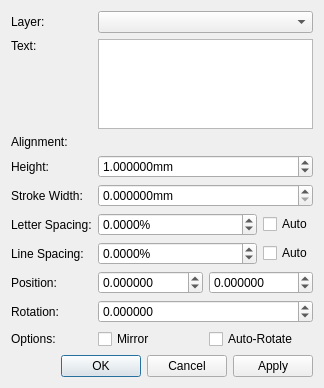
<?xml version="1.0" encoding="UTF-8"?>
<ui version="4.0">
 <class>librepcb::StrokeTextPropertiesDialog</class>
 <widget class="QDialog" name="librepcb::StrokeTextPropertiesDialog">
  <property name="geometry">
   <rect>
    <x>0</x>
    <y>0</y>
    <width>324</width>
    <height>388</height>
   </rect>
  </property>
  <property name="windowTitle">
   <string>Stroke Text Properties</string>
  </property>
  <layout class="QVBoxLayout" name="verticalLayout">
   <item>
    <layout class="QFormLayout" name="formLayout">
     <item row="0" column="0">
      <widget class="QLabel" name="label">
       <property name="text">
        <string>Layer:</string>
       </property>
      </widget>
     </item>
     <item row="0" column="1">
      <widget class="QComboBox" name="cbxLayer"/>
     </item>
     <item row="1" column="0">
      <widget class="QLabel" name="label_2">
       <property name="sizePolicy">
        <sizepolicy hsizetype="Preferred" vsizetype="Fixed">
         <horstretch>0</horstretch>
         <verstretch>0</verstretch>
        </sizepolicy>
       </property>
       <property name="text">
        <string>Text:</string>
       </property>
      </widget>
     </item>
     <item row="1" column="1">
      <widget class="QPlainTextEdit" name="edtText"/>
     </item>
     <item row="2" column="0">
      <widget class="QLabel" name="label_7">
       <property name="text">
        <string>Alignment:</string>
       </property>
      </widget>
     </item>
     <item row="2" column="1">
      <widget class="librepcb::AlignmentSelector" name="alignmentSelector" native="true"/>
     </item>
     <item row="3" column="0">
      <widget class="QLabel" name="label_6">
       <property name="text">
        <string>Height:</string>
       </property>
      </widget>
     </item>
     <item row="3" column="1">
      <widget class="QDoubleSpinBox" name="spbHeight">
       <property name="suffix">
        <string>mm</string>
       </property>
       <property name="decimals">
        <number>6</number>
       </property>
       <property name="minimum">
        <double>0.010000000000000</double>
       </property>
       <property name="maximum">
        <double>999.000000000000000</double>
       </property>
       <property name="singleStep">
        <double>0.100000000000000</double>
       </property>
       <property name="value">
        <double>1.000000000000000</double>
       </property>
      </widget>
     </item>
     <item row="8" column="0">
      <widget class="QLabel" name="label_4">
       <property name="text">
        <string>Position:</string>
       </property>
      </widget>
     </item>
     <item row="8" column="1">
      <layout class="QHBoxLayout" name="horizontalLayout">
       <item>
        <widget class="QDoubleSpinBox" name="spbPosX">
         <property name="decimals">
          <number>6</number>
         </property>
         <property name="minimum">
          <double>-9999.000000000000000</double>
         </property>
         <property name="maximum">
          <double>9999.000000000000000</double>
         </property>
         <property name="singleStep">
          <double>2.540000000000000</double>
         </property>
        </widget>
       </item>
       <item>
        <widget class="QDoubleSpinBox" name="spbPosY">
         <property name="decimals">
          <number>6</number>
         </property>
         <property name="minimum">
          <double>-9999.000000000000000</double>
         </property>
         <property name="maximum">
          <double>9999.000000000000000</double>
         </property>
         <property name="singleStep">
          <double>2.540000000000000</double>
         </property>
        </widget>
       </item>
      </layout>
     </item>
     <item row="9" column="0">
      <widget class="QLabel" name="label_5">
       <property name="text">
        <string>Rotation:</string>
       </property>
      </widget>
     </item>
     <item row="9" column="1">
      <widget class="QDoubleSpinBox" name="spbRotation">
       <property name="decimals">
        <number>6</number>
       </property>
       <property name="minimum">
        <double>-360.000000000000000</double>
       </property>
       <property name="maximum">
        <double>360.000000000000000</double>
       </property>
       <property name="singleStep">
        <double>45.000000000000000</double>
       </property>
      </widget>
     </item>
     <item row="4" column="0">
      <widget class="QLabel" name="label_3">
       <property name="text">
        <string>Stroke Width:</string>
       </property>
      </widget>
     </item>
     <item row="4" column="1">
      <widget class="QDoubleSpinBox" name="spbxStrokeWidth">
       <property name="suffix">
        <string>mm</string>
       </property>
       <property name="decimals">
        <number>6</number>
       </property>
       <property name="maximum">
        <double>999.000000000000000</double>
       </property>
       <property name="singleStep">
        <double>0.050000000000000</double>
       </property>
      </widget>
     </item>
     <item row="10" column="0">
      <widget class="QLabel" name="label_9">
       <property name="text">
        <string>Options:</string>
       </property>
      </widget>
     </item>
     <item row="10" column="1">
      <layout class="QHBoxLayout" name="horizontalLayout_2">
       <item>
        <widget class="QCheckBox" name="cbxMirrored">
         <property name="text">
          <string>Mirror</string>
         </property>
        </widget>
       </item>
       <item>
        <widget class="QCheckBox" name="cbxAutoRotate">
         <property name="text">
          <string>Auto-Rotate</string>
         </property>
        </widget>
       </item>
      </layout>
     </item>
     <item row="7" column="1">
      <layout class="QHBoxLayout" name="horizontalLayout_3" stretch="1,0">
       <item>
        <widget class="QDoubleSpinBox" name="spbxLineSpacingRatio">
         <property name="suffix">
          <string>%</string>
         </property>
         <property name="decimals">
          <number>4</number>
         </property>
         <property name="minimum">
          <double>-999.990000000000009</double>
         </property>
         <property name="maximum">
          <double>999.990000000000009</double>
         </property>
         <property name="singleStep">
          <double>10.000000000000000</double>
         </property>
        </widget>
       </item>
       <item>
        <widget class="QCheckBox" name="cbxLineSpacingAuto">
         <property name="text">
          <string>Auto</string>
         </property>
        </widget>
       </item>
      </layout>
     </item>
     <item row="7" column="0">
      <widget class="QLabel" name="label_8">
       <property name="text">
        <string>Line Spacing:</string>
       </property>
      </widget>
     </item>
     <item row="6" column="0">
      <widget class="QLabel" name="label_10">
       <property name="text">
        <string>Letter Spacing:</string>
       </property>
      </widget>
     </item>
     <item row="6" column="1">
      <layout class="QHBoxLayout" name="horizontalLayout_4" stretch="1,0">
       <item>
        <widget class="QDoubleSpinBox" name="spbxLetterSpacingRatio">
         <property name="suffix">
          <string>%</string>
         </property>
         <property name="decimals">
          <number>4</number>
         </property>
         <property name="minimum">
          <double>-999.990000000000009</double>
         </property>
         <property name="maximum">
          <double>999.990000000000009</double>
         </property>
         <property name="singleStep">
          <double>5.000000000000000</double>
         </property>
        </widget>
       </item>
       <item>
        <widget class="QCheckBox" name="cbxLetterSpacingAuto">
         <property name="text">
          <string>Auto</string>
         </property>
        </widget>
       </item>
      </layout>
     </item>
    </layout>
   </item>
   <item>
    <widget class="QDialogButtonBox" name="buttonBox">
     <property name="orientation">
      <enum>Qt::Horizontal</enum>
     </property>
     <property name="standardButtons">
      <set>QDialogButtonBox::Apply|QDialogButtonBox::Cancel|QDialogButtonBox::Ok</set>
     </property>
    </widget>
   </item>
  </layout>
 </widget>
 <customwidgets>
  <customwidget>
   <class>librepcb::AlignmentSelector</class>
   <extends>QWidget</extends>
   <header>widgets/alignmentselector.h</header>
   <container>1</container>
  </customwidget>
 </customwidgets>
 <resources/>
 <connections/>
</ui>
